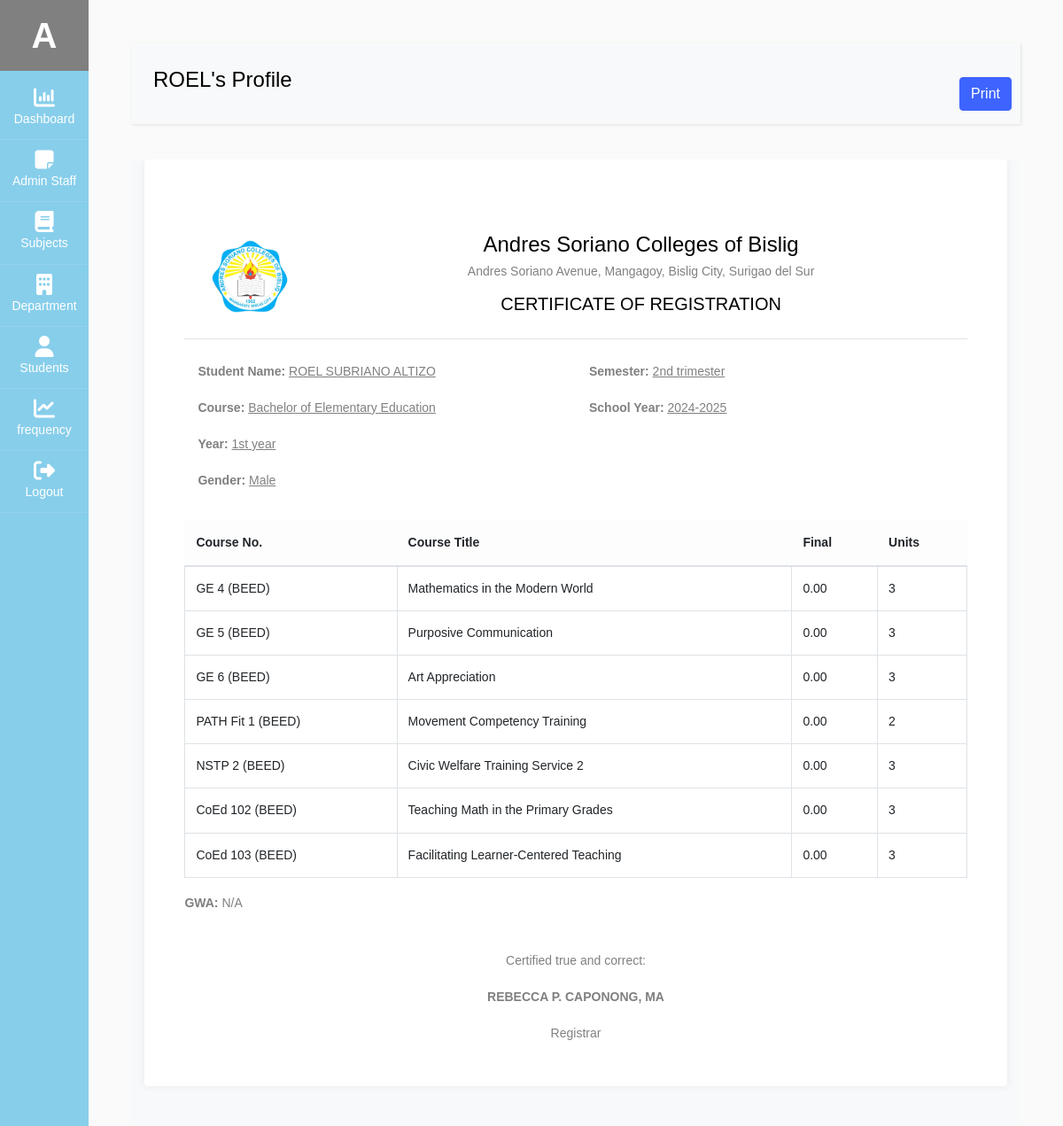
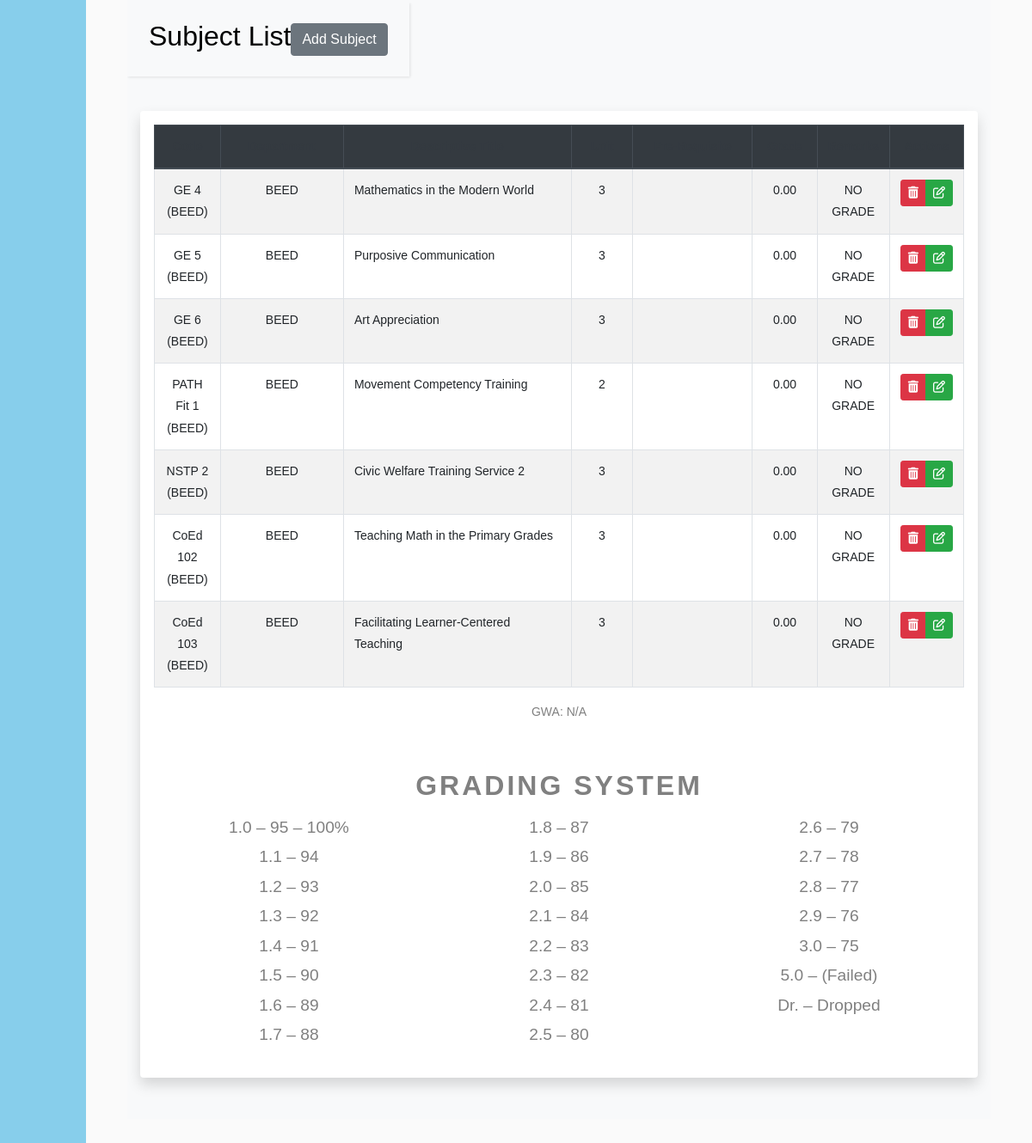
Page /admin/view_student_info.php?stud_id=2024110019 (signed in) on the earlier database version (2 pictures, top to bottom).
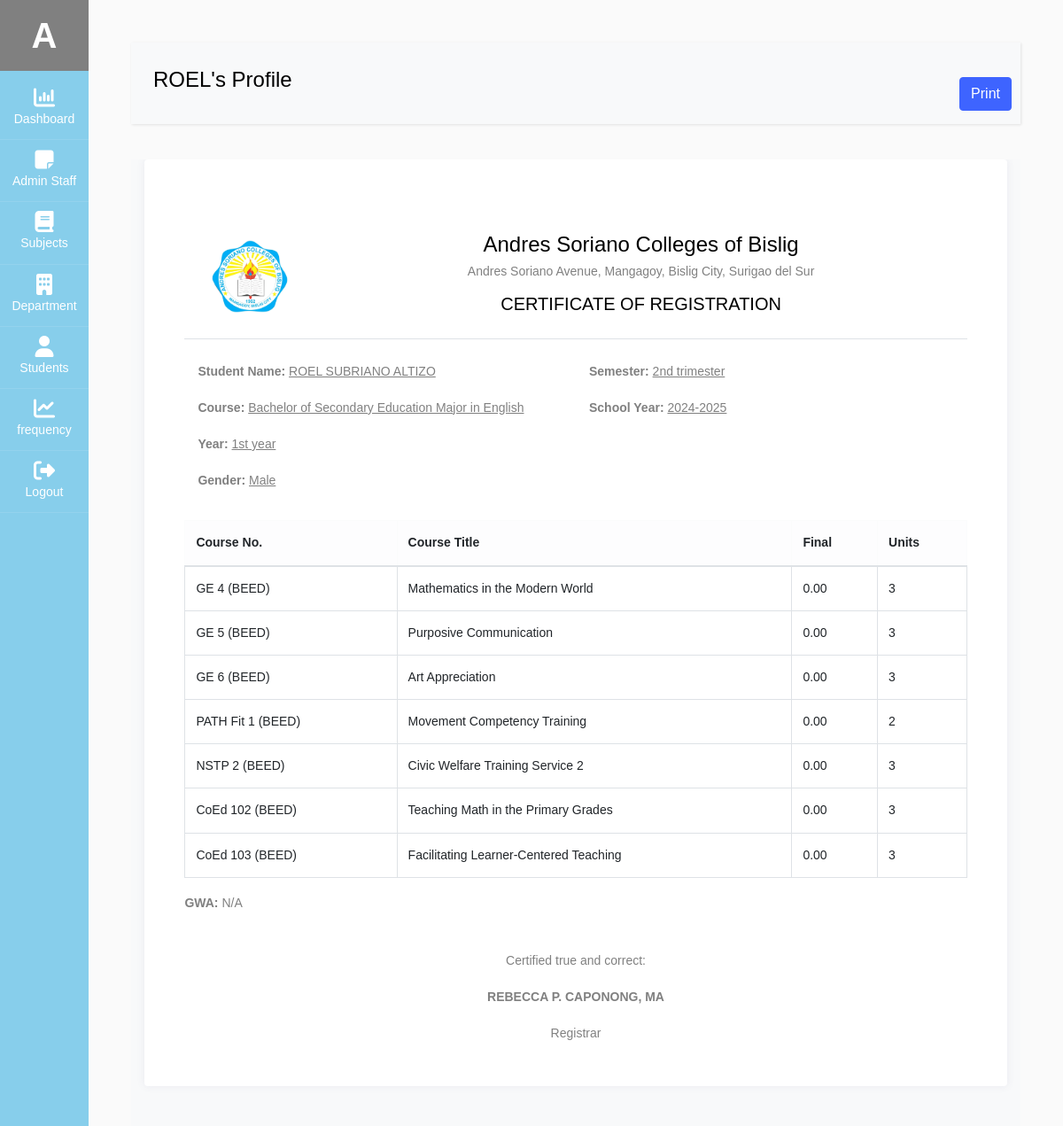
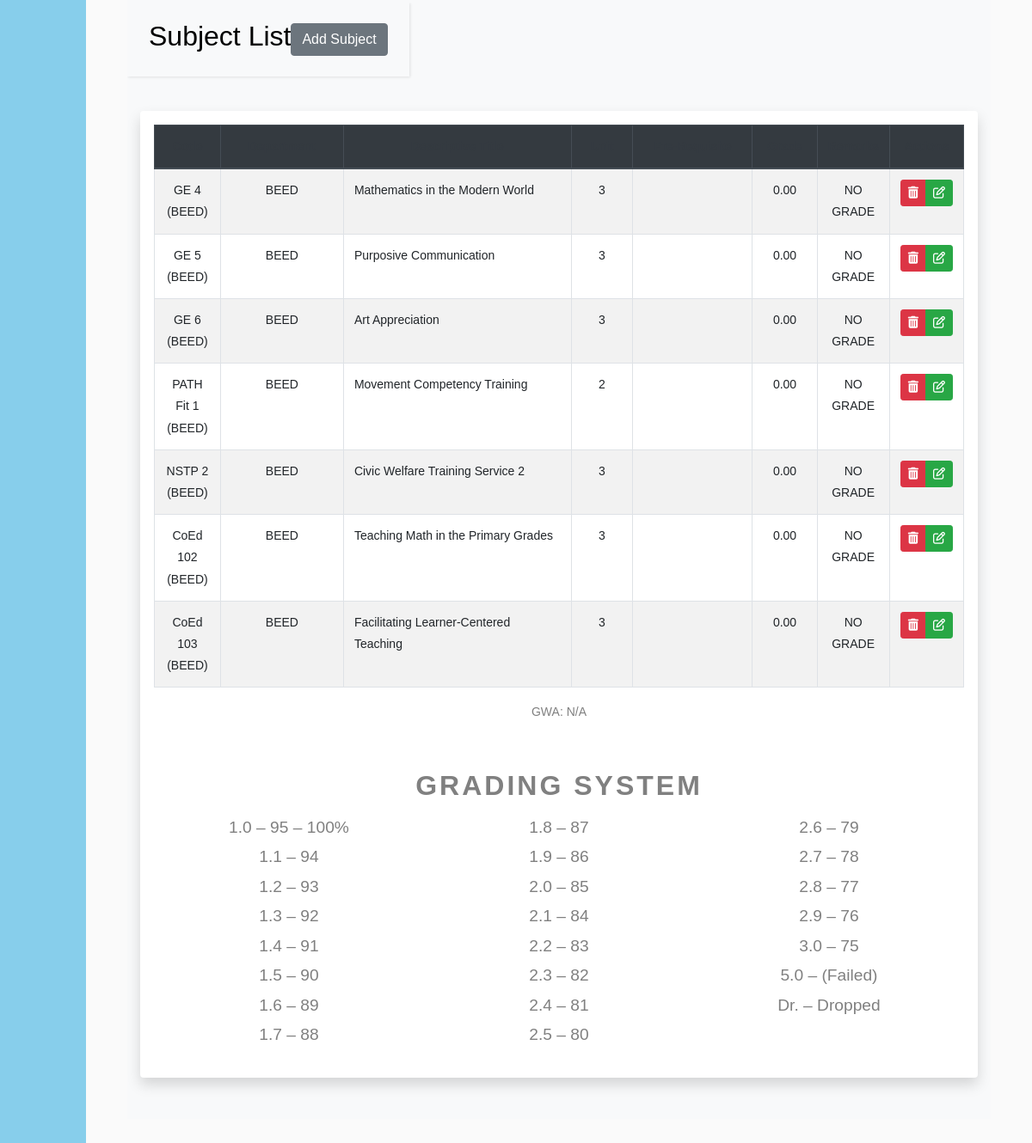
Same page on the later database version (2 pictures, top to bottom).
### tables this page shows
CREATE TABLE `user` (
  `admin_id` int(11) NOT NULL,
  `fname` varchar(60) NOT NULL,
  `mname` varchar(60) DEFAULT NULL,
  `lname` varchar(60) NOT NULL,
  `email` varchar(100) NOT NULL,
  `username` varchar(100) NOT NULL,
  `password` varchar(100) NOT NULL,
  `type` varchar(20) NOT NULL,
  `profile_img` varchar(255) DEFAULT NULL,
  `status` int(11) NOT NULL DEFAULT 1
);

CREATE TABLE `student` (
  `stud_id` int(11) NOT NULL,
  `stud_course` text NOT NULL,
  `stud_fname` varchar(60) NOT NULL,
  `stud_mname` varchar(60) DEFAULT NULL,
  `stud_lname` varchar(60) NOT NULL,
  `stud_phone` varchar(60) NOT NULL,
  `stud_bday` date NOT NULL,
  `stud_address` varchar(60) NOT NULL,
  `stud_gender` varchar(60) NOT NULL,
  `stud_year_level` varchar(60) NOT NULL,
  `stud_section` varchar(60) NOT NULL,
  `stud_sem` varchar(60) NOT NULL,
  `stud_academic_status` varchar(60) NOT NULL,
  `stud_school_year` varchar(255) NOT NULL,
  `stud_status` int(11) NOT NULL DEFAULT 1
);

CREATE TABLE `student_subject` (
  `ss_id` int(11) NOT NULL,
  `ss_stud_id` int(11) NOT NULL,
  `ss_subject_id` int(11) NOT NULL,
  `ss_final_grade` decimal(10,2) NOT NULL
);

CREATE TABLE `subject` (
  `subject_id` int(11) NOT NULL,
  `sub_dept_id` int(11) NOT NULL,
  `course_code` varchar(60) NOT NULL,
  `descriptive_title` text NOT NULL,
  `units` int(11) NOT NULL,
  `pre_requisite` varchar(60) NOT NULL,
  `for_year_level` varchar(60) NOT NULL
);

CREATE TABLE `department` (
  `dept_id` int(11) NOT NULL,
  `dept_name` varchar(60) NOT NULL,
  `dept_description` varchar(500) DEFAULT NULL,
  `dept_status` varchar(60) NOT NULL DEFAULT '1'
);

### db/db.php (called while the page is built, shortened)
<?php
class db_connect
{
    public $host = db_host;
    public $user = db_user;
    public $pass = db_pass;
    public $name = db_name;
    public function connect()
    {
        try {
            $this->conn = new mysqli($this->host, $this->user, $this->pass, $this->name);
        } catch (\Throwable $th) {
            header("Location:setup.php");
        }
    }
}

### db/class.php (called while the page is built, shortened)
<?php
include('db.php');
class global_class extends db_connect
{
    public function get_student_info($stud_id)
    {
        $query = $this->conn->prepare("SELECT * FROM `student` where stud_status='1' and stud_id='$stud_id'");
        if ($query->execute()) {
            $result = $query->get_result();
            return $result;
        }
    }
    public function get_user_info($admin_id)
    {
        $query = $this->conn->prepare("SELECT * FROM `user` where status='1' AND admin_id =$admin_id");
        if ($query->execute()) {
            $result = $query->get_result();
            return $result;
        }
    }
    public function getAllSubjectsForSpecificStudent($stud_id)
    {
        $queryStr = "
            SELECT * FROM student_subject AS ss
            LEFT JOIN subject AS s ON ss.ss_subject_id = s.subject_id
            LEFT JOIN student AS stud ON stud.stud_id = ss.ss_stud_id
            LEFT JOIN department AS dept ON dept.dept_id = s.sub_dept_id
            WHERE stud.stud_id = $stud_id
        ";
        $result = $this->conn->query($queryStr);
        if ($result) {
            return $result;
        } else {
            return false;
        }
    }
    public function get_admin_info($admin_id)
    {
        $admin_id = $this->conn->real_escape_string($admin_id);
        $query = "SELECT * FROM `user` WHERE admin_id='$admin_id'";
        $result = $this->conn->query($query);
        if ($result) {
            return $result;
        } else {
            return false;
        }
    }
}

### admin/view_student_info.php (the view, shortened to what the rows shown need)
<?php
include('../components/admin-header.php');
if (isset($_SESSION['admin_id'])) {
    $admin_id = $_SESSION['admin_id'];
    $get_admin_info = $admin_db->get_admin_info($admin_id);
    $admin_data = $get_admin_info->fetch_assoc();
}
$stud_id=$_GET['stud_id'];
 $get_student_info = $admin_db->get_student_info($stud_id);
  $student = $get_student_info->fetch_array();
  $fullname = $student['stud_fname'] . ' ' . $student['stud_mname'] . ' ' . $student['stud_lname'];
  $stud_course=$student['stud_course'];
  $stud_year_level=$student['stud_year_level'];
  $stud_sy=$student['stud_school_year'];
  $stud_gender=$student['stud_gender'];
  $stud_sem = $student['stud_sem'];
  $stud_sem = str_replace('_t', ' trimester', $stud_sem);
?>
<link rel="stylesheet" href="../css/view_student_info.css">
<link rel="stylesheet" href="../css/grading_layout.css">
<link href="../node_modules/select2/dist/css/select2.min.css" rel="stylesheet" />
<div id="content" class="p-4 p-md-5">
<nav class="navbar navbar-expand-lg navbar-light bg-light" >
  <div class="container-fluid" >
    <h4><?=ucfirst($student['stud_fname']);?>'s Profile</h4>
  </div>
</nav>
<section class="bg-light">
  <div class="container resume-container">
    <div class="row">
      <div class="col-lg-12 mb-4 mb-sm-5">
        <div class="card card-style1 border-0">
          <div class="card-body p-1-9 p-sm-2-3 p-md-6 p-lg-7">
            <div class="container mt-5" id="print-section">
              <div class="container mt-3">
                <div class="row mb-3">
                  <div class="col-md-6">
                    <p><strong>Student Name:</strong> <u><?= strtoupper($fullname) ?></u></p>
                    <p><strong>Course:</strong> <u><?= $stud_course ?></u></p>
                    <p><strong>Year:</strong> <u><?= $stud_year_level ?></u></p>
                    <p><strong>Gender:</strong> <u><?= ucfirst($stud_gender) ?></u></p>
                  </div>
                  <div class="col-md-6">
                    <p><strong>Semester:</strong> <u><?= $stud_sem ?></u></p>
                    <p><strong>School Year:</strong> <u><?= strtoupper($stud_sy) ?></u></p>
                  </div>
                </div>
              </div>
              <div class="row mb-3">
                <div class="col-12">
                  <table class="table table-bordered">
                    <thead class="table-light">
                      <tr>
                        <th scope="col">Course No.</th>
                        <th scope="col">Course Title</th>
                        <th scope="col">Final</th>
                        <th scope="col">Units</th>
                      </tr>
                    </thead>
                    <tbody>
                      <?php
                        $get_subject = $admin_db->getAllSubjectsForSpecificStudent($stud_id);
                        while ($subject = $get_subject->fetch_array()):
                          if ($subject['ss_final_grade'] <= 0) {
                            $grade = "NO GRADE";
                          } else if ($subject['ss_final_grade'] > 0 && $subject['ss_final_grade'] <= 3) {
                            $grade = "PASSED";
                          } else {
                            $grade = "FAILED";
                          }
                      ?>
                      <tr>
                        <td><?= $subject['course_code']; ?></td>
                        <td><?= $subject['descriptive_title']; ?></td>
                        <td><?= $subject['ss_final_grade']; ?></td>
                        <td><?= $subject['units']; ?></td>
                      </tr>
                      <?php endwhile; ?>
                    </tbody>
                  </table>
                </div>
              </div>
            </div>
          </div>
        </div>
      </div>
    </div>
  </div>
</section>
<section class="bg-light">
    <div class="container">
        <div class="row">
        <nav class="navbar navbar-expand-lg navbar-light bg-light" >
            <div class="container-fluid " >
              <h2> Subject List</h2>
            </div>
        </nav>
            <div class="container" id="listGrade">
            <div class="table-responsive shadow p-3 mb-5 bg-white rounded">
    <table id="myTable" class="table table-striped table-bordered table-hover">
        <thead class="thead-dark ">
            <tr>
                <th class="col-md-1 text-center text-dark">Code</th>
                <th class="col-md-2 text-center text-dark">Department</th>
                <th class="col-md-4 text-center text-dark">Descriptive Title</th>
                <th class="col-md-1 text-center text-dark">Unit</th>
                <th class="col-md-2 text-center text-dark">Pre-Requisite</th>
                <th class="col-md-1 text-center text-dark">Grade</th>
                <th class="col-md-1 text-center text-dark">Remarks</th>
                <?php
                    if($admin_data['type']==="super_admin"){
                        echo $authorization='<th  class="col-md-2 text-center text-dark" >Actions</th>';
                    }
                ?>
            </tr>
        </thead>
        <tbody>
            <?php
            $get_subject = $admin_db->getAllSubjectsForSpecificStudent($stud_id);
            while ($subject = $get_subject->fetch_array()):
                if($subject['ss_final_grade']<=0){
                    $grade="NO GRADE";
                }else if($subject['ss_final_grade']>0 && $subject['ss_final_grade'] <= 3 ){
                    $grade="PASSED";
                }else if($subject['ss_final_grade']>0 && $subject['ss_final_grade'] >3 ){
                    $grade="FAILED";
                }
            ?>
            <tr>
                <td class="text-center"><?=$subject['course_code']; ?></td>
                <td class="text-center"><?=$subject['dept_name']; ?></td>
                <td><?=$subject['descriptive_title']; ?></td>
                <td class="text-center"><?=$subject['units']; ?></td>
                <td class="text-center"><?=$subject['pre_requisite']; ?></td>
                <td class="text-center"><?=$subject['ss_final_grade']; ?></td>
                <td class="text-center"><?=$grade?></td>
                <?php
                    if($admin_data['type'] === "super_admin") {
                      echo  $authorization = '
                            <td class="text-center">
                                <div class="btn-group" role="group" aria-label="Actions">
                                    <button type="button" class="btn btn-danger btn-sm TogglerDeleteStudentSubject"
                                        data-ss_id="' . $subject['ss_id'] . '"
                                        data-student_id="' . $stud_id . '"
                                        data-subject_id="' . $subject['subject_id'] . '"
                                        data-code="' . $subject['course_code'] . '">
                                        <i class="fa fa-trash"></i>
                                    </button>
                                    <button type="button" class="btn btn-success btn-sm TogglerSubgrade"
                                        data-toggle="modal" data-target=".add-Subgrade-modal"
                                        data-stud_id="' . $stud_id . '"
                                        data-ss_id="' . $subject['ss_id'] . '"
                                        data-code="' . $subject['course_code'] . '"
                                        data-ss_final_grade="' . $subject['ss_final_grade'] . '">
                                        <i class="fa fa-edit"></i>
                                    </button>
                                </div>
                            </td>
                        ';
                    }
                ?>
            </tr>
            <?php endwhile; ?>
        </tbody>
    </table>
    <div class="container text-center mt-5">
        <h2 class="grading-system-title" style='color:gray;'>GRADING SYSTEM</h2>
    </div>
</div>
            </div>
        </div>
    </div>
</section>
                </div>

### components/admin-header.php (shortened to what the rows shown need)
<?php
include('../db/class.php');
$admin_db = new global_class();
if (isset($_SESSION['admin_id'])) {
    $admin_id = $_SESSION['admin_id'];
    $getUserDetails = $admin_db->get_user_info($admin_id);
    $user = $getUserDetails->fetch_array();
    $admin_id =$user['admin_id'];
    $username=$user['username'];
}
?>
<!doctype html>
<html lang="en">
  <head>
		<link rel="stylesheet" href="../node_modules/font-awesome/css/font-awesome.min.css">
    <link rel="stylesheet" href="../node_modules/alertifyjs/build/css/alertify.min.css"/>
    <link rel="stylesheet" href="../node_modules/alertifyjs//build/css/themes/default.min.css"/>
    <link rel="stylesheet" href="../node_modules/bootstrap/dist/css/bootstrap.min.css"/>
    <link rel="stylesheet" href="../css/dataTables.bootstrap5.css">
		<link rel="stylesheet" href="../css/admin.css">
  </head>
  <body>
		<div class="wrapper d-flex align-items-stretch" >
			<nav id="sidebar" class="active" >
				<h1><a href="profile.php?profile_id=<?=$admin_id?>" class="logo" style="background-color:gray;"><?=ucfirst($username[0])?></a></h1>
    	</nav>
  </body>
</html>

Differences in the rows shown:
changed student "ROEL": stud_course "Bachelor of Elementary Education" → "Bachelor of Secondary Education Major in English"
